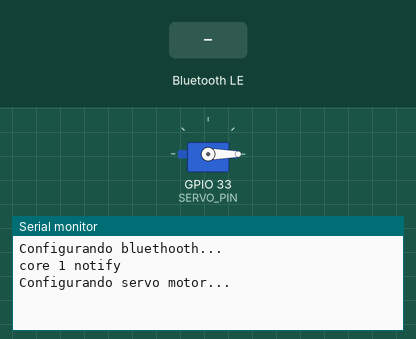
Recording of a sketch running on a simulated ESP32. Parts: servo, the last lines printed to the serial monitor. The inputs (shaded band) are chosen by the test bench. Nothing arrives over Bluetooth unless stated; a phone connects over Bluetooth LE 3 s after start.

Above: at 1.7 s.
1.8 s: Bluetooth LE write "0" received
At 2.8 s:
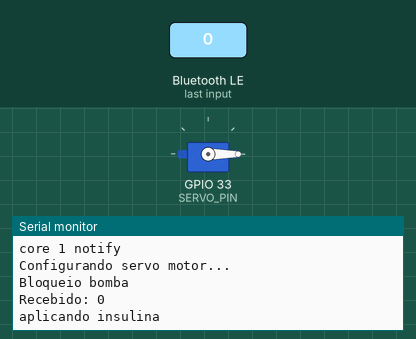
3.3 s: Bluetooth LE write "1" received
At 5.8 s:
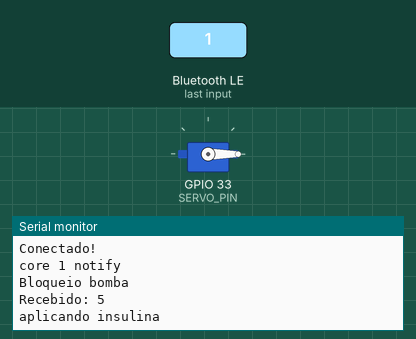
6.3 s: Bluetooth LE write "2" received
At 9.5 s:
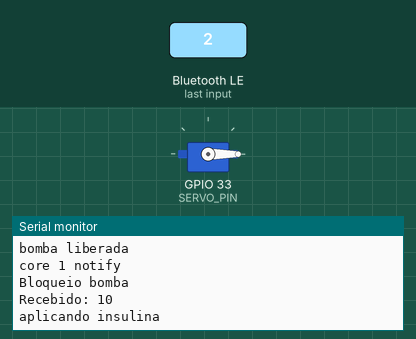

Measured:
- after the input at 1.8 s, the serial monitor: prints a new line at once (image 1)
- after the input at 3.3 s, the serial monitor: prints a new line after 1.6 s (image 2)
- after the input at 6.3 s, the serial monitor: prints a new line after 2.6 s (image 3)

The sketch:

FFIP.ino
```cpp
#include <BLEDevice.h>
#include <BLEClient.h>
#include <BLEServer.h>
#include <BLEUtils.h>
#include <BLEAddress.h>
#include <BLE2902.h>
#include <ESP32Servo.h>

#define SERVICE_UUID "f69317b5-a6b2-4cf4-89e6-9c7d98be8891"
#define CHARACTERISTIC_UUID "2ec829c3-efad-4ba2-8ce1-bad71b1040f7"
#define PUMP_STATUS_CHARACTERISTIC_UUID "1cd909de-3a8e-43e1-a492-82917ab0b662"

#define BUZZZER_PIN 18
#define SERVO_PIN 33

Servo servo;

BLEServer* pServer = NULL;
BLECharacteristic* pPumpStatusCharacteristic = NULL;
BLECharacteristic* pInsulinCharacteristic = NULL;

bool deviceConnected = false;
bool oldDeviceConnected = false;

uint32_t status = 0;

RTC_DATA_ATTR int stock = 50;

TaskHandle_t Task1;
TaskHandle_t Task2;

class MyServerCallbacks : public BLEServerCallbacks {
  void onConnect(BLEServer* pServer) {
    Serial.println("Conectado!");
    deviceConnected = true;
    BLEDevice::startAdvertising();
  };

  void onDisconnect(BLEServer* pServer) {
    Serial.println("desconectado!");
    deviceConnected = false;
  }
};

class MyCallbacks : public BLECharacteristicCallbacks {
  void onWrite(BLECharacteristic* pCharacteristic) {
    if (pPumpStatusCharacteristic->getValue() == "0") {
        Serial.println("Bloqueio bomba");
        pPumpStatusCharacteristic->setValue("1");
        pPumpStatusCharacteristic->notify();

        int value = std::stoi(pCharacteristic->getValue()) * 5;
        Serial.print("Recebido: ");
        Serial.println(value);

        Serial.println("aplicando insulina");
        for (int i = 0; i <= value; i += 5) {
          servo.write(i);
          delay(1000);
        }
        servo.write(0);
        delay(1000);

        pPumpStatusCharacteristic->setValue("0");
        pPumpStatusCharacteristic->notify();
        delay(1000);
        Serial.println("bomba liberada");
      } else {
        Serial.println("Bomba ocupada");
      }
  }
};

void setup() {
  Serial.begin(115200);
  Serial.println("Configurando bluethooth...");

  BLEDevice::init("FreeFlowInsulinPump-esp32-v2");
  pServer = BLEDevice::createServer();
  pServer->setCallbacks(new MyServerCallbacks());

  BLEService* pService = pServer->createService(SERVICE_UUID);

  pInsulinCharacteristic = pService->createCharacteristic(
    CHARACTERISTIC_UUID, BLECharacteristic::PROPERTY_READ | BLECharacteristic::PROPERTY_WRITE);
  pInsulinCharacteristic->setCallbacks(new MyCallbacks());
  pInsulinCharacteristic->addDescriptor(new BLE2902());

  pPumpStatusCharacteristic = pService->createCharacteristic(
    PUMP_STATUS_CHARACTERISTIC_UUID, BLECharacteristic::PROPERTY_READ | BLECharacteristic::PROPERTY_NOTIFY);

  pService->start();

  BLEAdvertising* pAdvertising = pServer->getAdvertising();
  pAdvertising->addServiceUUID(SERVICE_UUID);
  pAdvertising->setScanResponse(true);
  pAdvertising->setMinPreferred(0x12);
  BLEDevice::startAdvertising();

  pPumpStatusCharacteristic->setValue("0");
  pPumpStatusCharacteristic->notify();

  xTaskCreatePinnedToCore(
    sendPumpStatus,    /* Task function. */
    "send pup status", /* name of task. */
    10000,             /* Stack size of task */
    NULL,              /* parameter of the task */
    1,                 /* priority of the task */
    &Task1,            /* Task handle to keep track of created task */
    0);                /* pin task to core 0 */
  delay(500);

  Serial.println("Configurando servo motor...");
  servo.setPeriodHertz(50);  // Standard 50hz servo
  servo.attach(SERVO_PIN);
  servo.write(0);
}

void sendPumpStatus(void* pvParameters) {
  for (;;) {
    pPumpStatusCharacteristic->notify();
    Serial.println("core 1 notify");
    delay(2000);
  }
}

void loop() {
  delay(1000);
}
```
